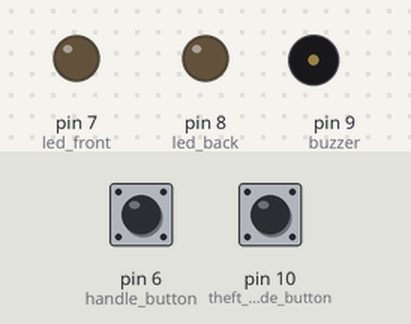
Simulated run of this sketch. Board: Arduino Uno, built with avr-gcc and run on an emulated ATmega328P. Shown: output pins drawn as LEDs (lit = HIGH), buzzer (waves = sounding, pin HIGH). Dashed ring = blinking. The inputs (shaded band) are chosen by the test bench; at power-on: pin 6 (handle_button) LOW, pin 10 (theft_mode_button) LOW.

Above: at 1.2 s.
1.3 s: pin 6 (handle_button) pulled HIGH for 3.2 s
At 1.7 s:
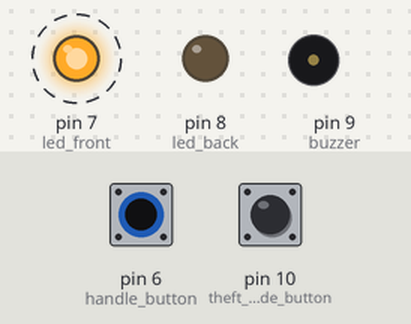
Timing chart, 0 to 6.3 s (numbered marks = the images above; inputs shaded):
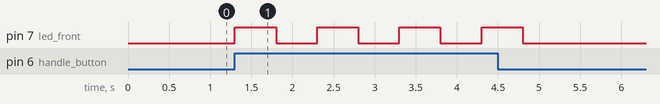

The sketch:

full-arduino_code.ino
```cpp
int handle_button = 6;
int led_front = 7;
int led_back = 8;
int buzzer = 9;
int theft_mode_button = 10;
int prevX, currX;

bool toggle_status = false;

void setup() {
  pinMode(led_front, OUTPUT);
  pinMode(handle_button, INPUT);
  pinMode(led_back, OUTPUT);
  pinMode(buzzer, OUTPUT);
  pinMode(theft_mode_button, INPUT);
}

bool toggle() {
  toggle_status = false;
  if(digitalRead(theft_mode_button) == HIGH) {
    toggle_status = true;
  }
  return toggle_status;
}

bool alarm(int prevX, int currX) {
  if(prevX - currX > 1000) {
    digitalWrite(buzzer, HIGH);
    return true;
   }
  else
  {
    return false;
  }
}

void loop() {
  if(digitalRead(handle_button) == HIGH){
    while(digitalRead(handle_button) == HIGH){
      digitalWrite(led_front, HIGH);
      delay(500);
      digitalWrite(led_front, LOW);
      delay(500);
    }
   }
   else
   {
      digitalWrite(led_front, LOW);
   }

  if(currX - prevX < -200) {
    digitalWrite(led_back, HIGH);
  }
  else{
    digitalWrite(led_back, LOW);
  }

  if(toggle() && alarm(prevX, currX)){
    digitalWrite(buzzer, HIGH);
  }
}
```

Measured:
- after the input at 1.3 s, pin 7 (led_front): alternates HIGH for 0.50 s and LOW for 0.50 s, 8 changes in all, then stays LOW, starting at once
